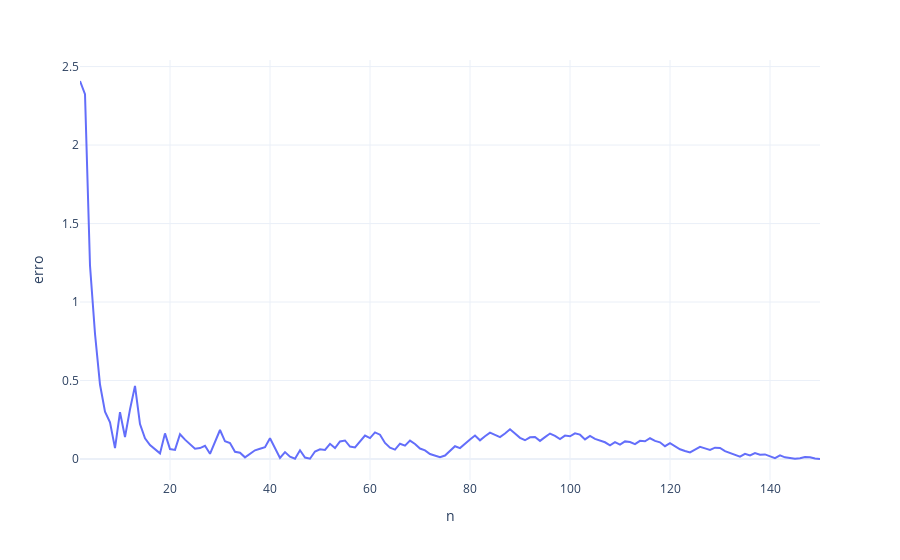

The code cell stored with this chart in its notebook:
### Code cell
import plotly.express as px
import plotly.io as pio

pio.templates.default = 'plotly_white'

px.line(df_samples, x='n', y='erro')

### Figure 1 — Plotly figure (JSON) as saved in the notebook; plotly's stock layout.template omitted (floating-point values rounded to 4 significant figures; data arrays with more than 128 entries replaced by an {"elided": "..."} marker saying what was removed)
{"data": [{"hovertemplate": "n=%{x}<br>erro=%{y}<extra></extra>", "legendgroup": "", "line": {"color": "#636efa", "dash": "solid"}, "marker": {"symbol": "circle"}, "mode": "lines", "name": "", "orientation": "v", "showlegend": false, "type": "scatter", "x": {"elided": "149 int values"}, "xaxis": "x", "y": {"elided": "149 float values"}, "yaxis": "y"}], "layout": {"legend": {"tracegroupgap": 0}, "margin": {"t": 60}, "xaxis": {"anchor": "y", "domain": [0, 1], "title": {"text": "n"}}, "yaxis": {"anchor": "x", "domain": [0, 1], "title": {"text": "erro"}}}}
